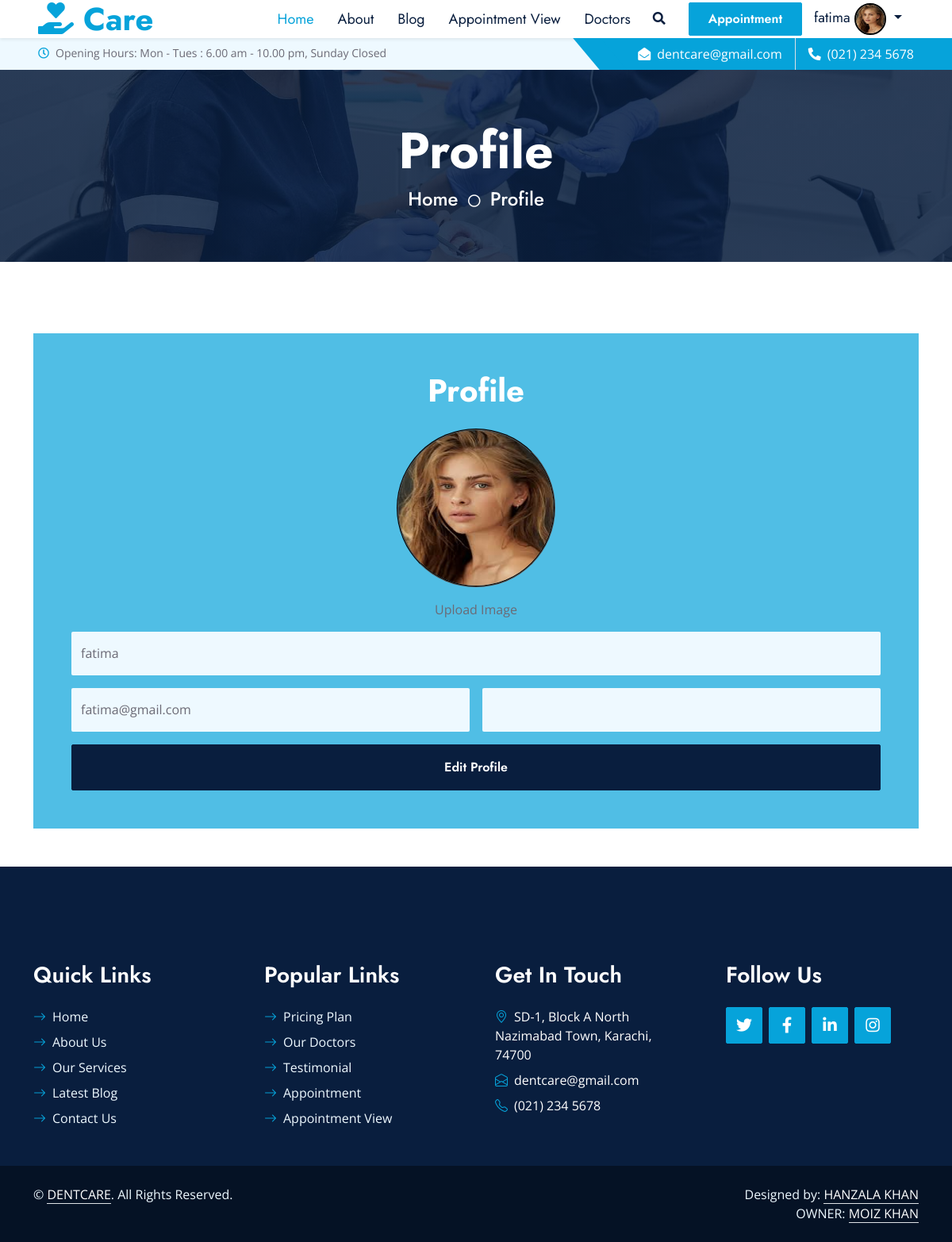
Page /profile.php (signed in) on the committed database.
### tables this page shows
CREATE TABLE `patient` (
  `id` int(11) NOT NULL,
  `name` varchar(255) NOT NULL,
  `email` varchar(255) NOT NULL,
  `password` varchar(255) NOT NULL,
  `phone` text NOT NULL,
  `PImage` varchar(255) NOT NULL,
  `pstatus` tinyint(4) NOT NULL DEFAULT 1
);

### profile.php (the view, shortened to what this page needs)
<?php
include('includes/navebar.php');
include('includes/config.php');
$email = $_SESSION['useremail'];
$fetch = "SELECT * FROM `Patient` WHERE `email` = '$email'";
$query = mysqli_query($connection, $fetch);
if (mysqli_num_rows($query) > 0) {
    ?>
    <div class="container-fluid bg-primary py-5 hero-header mb-5">
        <div class="row py-3">
            <div class="col-12 text-center">
                <h1 class="display-3 text-white animated zoomIn">Profile</h1>
                <a href="" class="h4 text-white">Home</a>
                <i class="far fa-circle text-white px-2"></i>
                <a href="" class="h4 text-white">Profile</a>
            </div>
        </div>
    </div>
    <div class="container-fluid mb-5 wow fadeInUp" data-wow-delay="0.1s" style="margin-top: 90px;">
        <div class="container">
            <div class="row gx-5">
                <div class="col-lg-12">
                    <div class="appointment-form h-100 d-flex flex-column justify-content-center text-center p-5 wow zoomIn"
                        data-wow-delay="0.6s">
                        <h1 class="text-white mb-4">Profile</h1>
                        <form method="post" action="updateprofile.php" class="form-group" enctype="multipart/form-data">
                            <div class="row g-3">
                                <?php
                                while ($row = mysqli_fetch_assoc($query)) {
                                    ?>
                                    <div class="col-12 col-sm-12">
                                        <div id="image-container">
                                            <img id="selected-image" src="<?php echo 'userimg/' . $row['PImage'] ?>"
                                                alt="Selected Image" height="200px" width="200px"
                                                style="border-radius: 200px; border:2px groove black;">
                                        </div>
                                    </div>
                                    <div class="col-12 col-sm-12">
                                        <label for="image-input" class="custom-file-upload" name="imgs">
                                            Upload Image
                                        </label>
                                    </div>
                                    <div class="col-12 col-sm-12">
                                        <input type="text" name="name" class="form-control bg-light border-0 "
                                            value="<?php echo $row['name'] ?>" style="height: 55px;">
                                    </div>
                                    <div class="col-12 col-sm-6">
                                        <input type="email" name="email" class="form-control bg-light border-0 "
                                            value="<?php echo $row['email'] ?>" style="height: 55px;">
                                    </div>
                                    <div class="col-12 col-sm-6">
                                        <input type="phone" name="phone" class="form-control bg-light border-0 "
                                            value="<?php echo $row['phone'] ?>" style="height: 55px;">
                                    </div>
                                    <div class="col-12">
                                        <button class="btn btn-dark w-100 py-3" name="submit" type="submit">Edit
                                            Profile</button>
                                    </div>
                                    <?php
                                }
} ?>
                        </div>
                    </form>
                </div>
            </div>
        </div>
    </div>
</div>
<?php
include('includes/footer.php');
?>

### Includes/navebar.php (shortened to what this page needs)
<!DOCTYPE html>
<html lang="en">
<head>
    <link href="https://cdnjs.cloudflare.com/ajax/libs/font-awesome/5.10.0/css/all.min.css" rel="stylesheet">
    <link href="https://cdn.jsdelivr.net/npm/bootstrap-icons@1.4.1/font/bootstrap-icons.css" rel="stylesheet">
    <link href="assets/lib/owlcarousel/assets/owl.carousel.min.css" rel="stylesheet">
    <link href="assets/lib/animate/animate.min.css" rel="stylesheet">
    <link href="assets/lib/tempusdominus/css/tempusdominus-bootstrap-4.min.css" rel="stylesheet" />
    <link href="assets/lib/twentytwenty/twentytwenty.css" rel="stylesheet" />
    <link href="assets/css/bootstrap.min.css" rel="stylesheet">
    <link href="assets/css/style.css" rel="stylesheet">
</head>
<body>
    <nav class="navbar navbar-expand-lg bg-white navbar-light shadow-sm px-5 py-3 py-lg-0">
        <a href="index.php" class="navbar-brand p-0">
            <h1 class="m-0 text-primary"><i class="fas fa-hand-holding-heart" style="color: #06A3DA;"></i> Care</h1>
        </a>
        <div class="collapse navbar-collapse" id="navbarCollapse">
            <div class="navbar-nav ms-auto py-0">
                <a href="index.php" class="nav-item nav-link active">Home</a>
                <a href="about.php" class="nav-item nav-link">About</a>
                <a href="blog.php" class="nav-item nav-link">Blog</a>
                <a href="appointmentview.php" class="nav-item nav-link">Appointment View</a>
                <a href="doctors.php" class="nav-item nav-link">Doctors</a>
            </div>
            <button type="button" class="btn text-dark" data-bs-toggle="modal" data-bs-target="#searchModal"><i
                    class="fa fa-search"></i></button>
            <a href="appointment.php" class="btn btn-primary py-2 px-4 ms-3">Appointment</a>
        </div>
        <?php
        require("includes/config.php");
        $username = $_SESSION["useremail"];
        $query = "SELECT * FROM `Patient` WHERE `email` = '$username'";
        $result = mysqli_query($connection, $query);
        $result1 = mysqli_fetch_assoc($result);
        ?>
        <div class="navbar-nav">
            <li class=" dropdown">
                <a href="#" class="nav-link dropdown-toggle" data-toggle="dropdown">
                    <span>
                        <?php echo $result1['name']; ?>
                    </span>
                    <img src="<?php echo 'userimg/' . $result1['PImage'] ?>" alt="profile Image" height="40px"
                        width="40px" style="border-radius: 50%; border: 2px solid black;">
                </a>
            </li>
        </div>
    </nav>
    <div class="container-fluid bg-light ps-5 pe-0 d-none d-lg-block">
        <div class="row gx-0">
            <div class="col-md-6 text-center text-lg-start mb-2 mb-lg-0">
                <div class="d-inline-flex align-items-center">
                    <small class="py-2"><i class="far fa-clock text-primary me-2"></i>Opening Hours: Mon - Tues : 6.00
                        am - 10.00 pm, Sunday Closed </small>
                </div>
            </div>
            <div class="col-md-6 text-center text-lg-end">
                <div class="position-relative d-inline-flex align-items-center bg-primary text-white top-shape px-5">
                    <div class="me-3 pe-3 border-end py-2">
                        <p class="m-0"><i class="fa fa-envelope-open me-2"></i>dentcare@gmail.com</p>
                    </div>
                    <div class="py-2">
                        <p class="m-0"><i class="fa fa-phone-alt me-2"></i>(021) 234 5678</p>
                    </div>
                </div>
            </div>
        </div>
    </div>

### assets/css/style.css (style rules this page uses)
:root { --primary: #06A3DA; --secondary: #F57E57; --light: #EEF9FF; --dark: #091E3E; }
h1, h2, .font-weight-bold { font-weight: 700 !important; }
.btn { font-family: 'Jost', sans-serif; font-weight: 600; transition: .5s; }
.btn-primary, .btn-secondary { color: #FFFFFF; }
.top-shape::before { position: absolute; content: ""; width: 35px; height: 100%; top: 0; left: -17px; background: var(--primary); transform: skew(40deg); }
.navbar-light .navbar-nav .nav-link { font-family: 'Jost', sans-serif; padding: 1px 15px; font-size: 18px; color: var(--dark); outline: none; transition: .5s; }
.navbar-light .navbar-nav .nav-link:hover, .navbar-light .navbar-nav .nav-link.active { color: var(--primary); }
.hero-header { background: linear-gradient(rgba(9, 30, 62, .85), rgba(9, 30, 62, .85)), url(../img/carousel-1.jpg) center center no-repeat; background-size: cover; }
.appointment-form { background: rgba(6, 163, 218, .7); }

### Includes/navebar.php (style rules this page uses)
form { width: 100%; flex-direction: row; align-items: center; justify-content: space-between; }

### rows in the picture
patient: name "fatima", PImage (picture), email "fatima@gmail.com"
